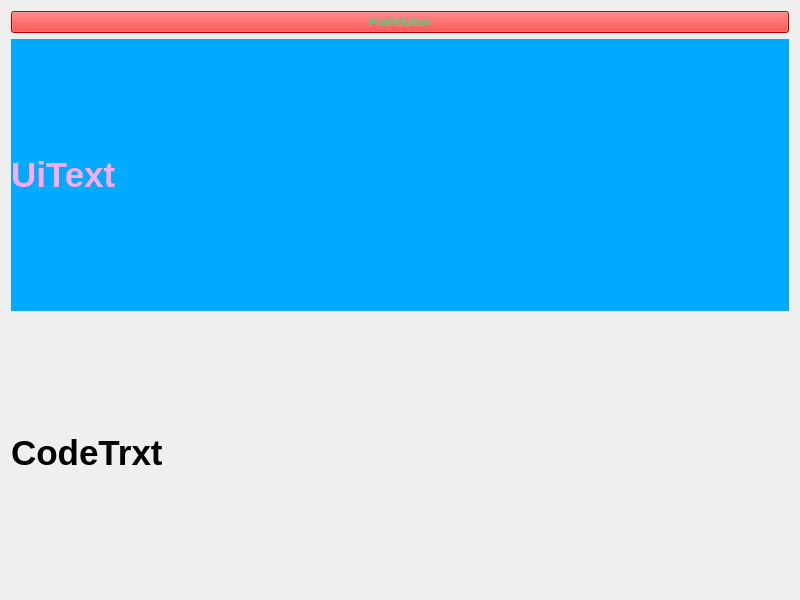
<?xml version="1.0" encoding="UTF-8"?>
<ui version="4.0">
 <class>Widget</class>
 <widget class="QWidget" name="Widget">
  <property name="geometry">
   <rect>
    <x>0</x>
    <y>0</y>
    <width>800</width>
    <height>600</height>
   </rect>
  </property>
  <property name="windowTitle">
   <string>Widget</string>
  </property>
  <layout class="QVBoxLayout" name="verticalLayout">
   <item>
    <widget class="QPushButton" name="pushButton">
     <property name="styleSheet">
      <string notr="true">QPushButton
{
	
	color: rgb(0, 255, 127);
	background-color: rgb(255, 0, 0);
}</string>
     </property>
     <property name="text">
      <string>PushButton</string>
     </property>
    </widget>
   </item>
   <item>
    <widget class="QLabel" name="uiTextLabel">
     <property name="font">
      <font>
       <pointsize>26</pointsize>
       <bold>true</bold>
      </font>
     </property>
     <property name="styleSheet">
      <string notr="true">background-color: rgb(0, 170, 255);
color: rgb(255, 170, 255);</string>
     </property>
     <property name="text">
      <string>UiText</string>
     </property>
    </widget>
   </item>
   <item>
    <widget class="QLabel" name="codeTetLabel">
     <property name="font">
      <font>
       <pointsize>26</pointsize>
       <bold>true</bold>
      </font>
     </property>
     <property name="text">
      <string>CodeTrxt</string>
     </property>
    </widget>
   </item>
  </layout>
 </widget>
 <resources/>
 <connections/>
</ui>
